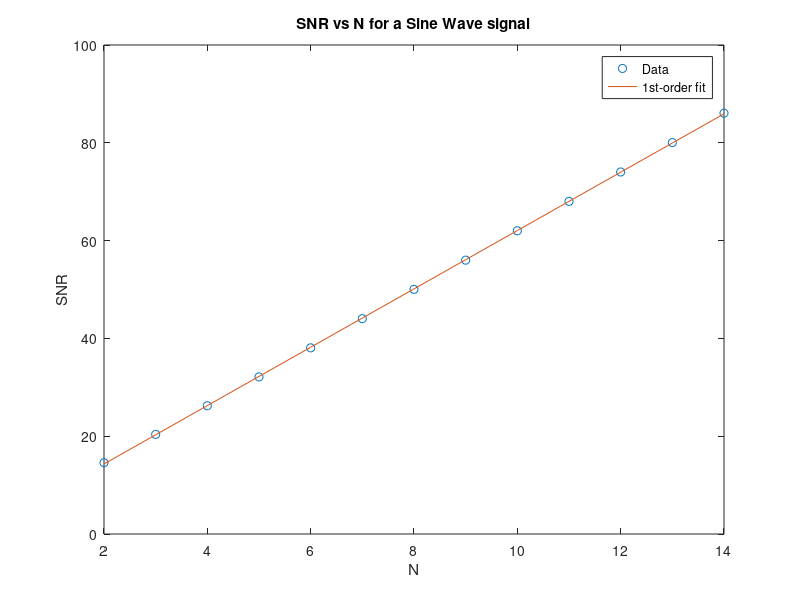
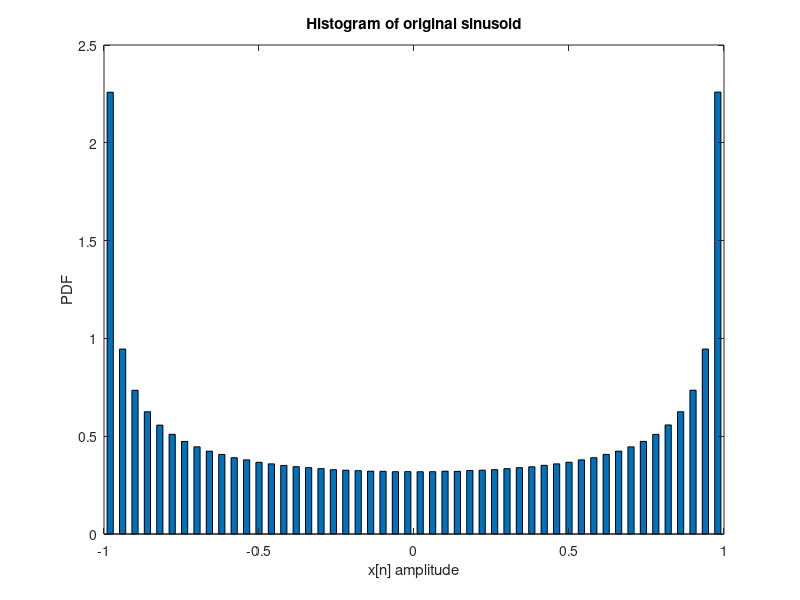
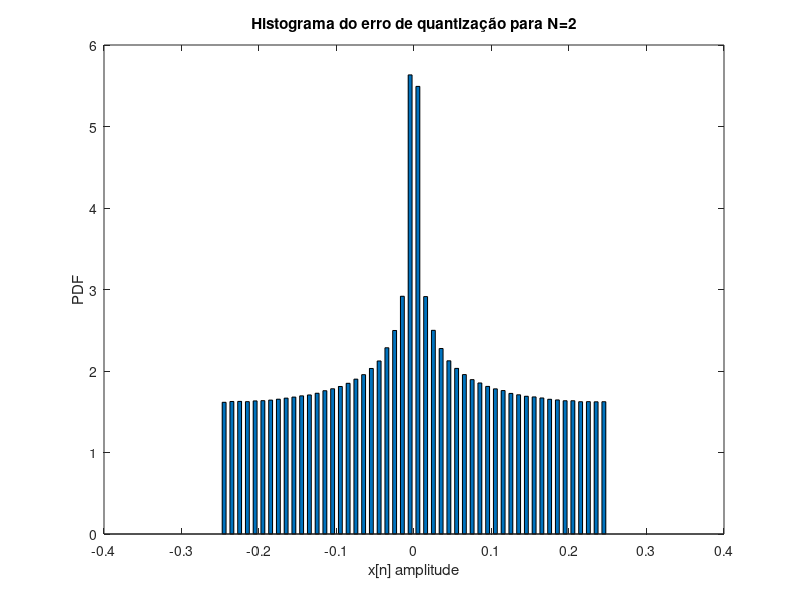
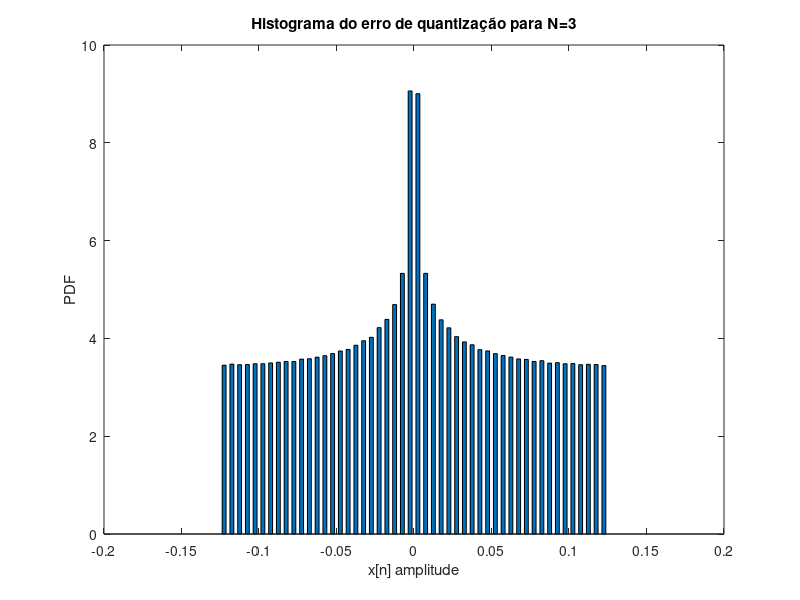

These charts were generated, in order, by the following MATLAB code:
% Sine Wave Part
clear
clc

samples=0:1E5-1;
x=sin(0.22*samples);

x = transpose(x);
N = 2:1:14;
M = 2.^(N-1);

xq = floor(0.5 + x.*M);
xr = xq./M;
xe = x - xr;

Ps = rms(x).^2;
Pr = rms(xr).^2;
Pe = rms(xe).^2;
SNR = 10*log10(Ps./Pe);

p = polyfit(N, SNR(1:length(N)), 1);
y = polyval(p,N(1:length(N)));

figure;
plot(N,SNR(1:length(N)), 'o')
hold on
plot(N,y)
xlabel('N')
ylabel('SNR')
title('SNR vs N for a Sine Wave signal')
legend('Data','1st-order fit')
hold off

corr = zeros(1,length(N));
for i = 1:13
    aux = corrcoef(x, xe(:,i));
    corr(i) = aux(1,2);
end

figure;
plot(N(1:length(N)), corr(1:length(N)), 'o')
hold on
plot(N(1:length(N)), corr(1:length(N)))
xlabel('N')
ylabel('CorrCoef')
title('Corrcoef vs N for a sine wave signal')
legend('Data','Fit')
hold off

% Original sine wave
[H X]=hist(x,50);
equalize=50/(max(x)-min(x));
bar(X, H/sum(H)*equalize, 0.5);
ylabel('PDF');
xlabel('x[n] amplitude');
title('Histogram of original sinusoid');

% Quantized sine wave
for i = 1:length(N)
    figure;
    [He Xe]=hist(xe(:,i),50);
    equalize=50/(max(xe(:,i))-min(xe(:,i)));
    bar(Xe, He/sum(He)*equalize, 0.5);
    ylabel('PDF');
    xlabel('x[n] amplitude');
    title(['Histograma do erro de quantização para N=' num2str(N(i))]);
end